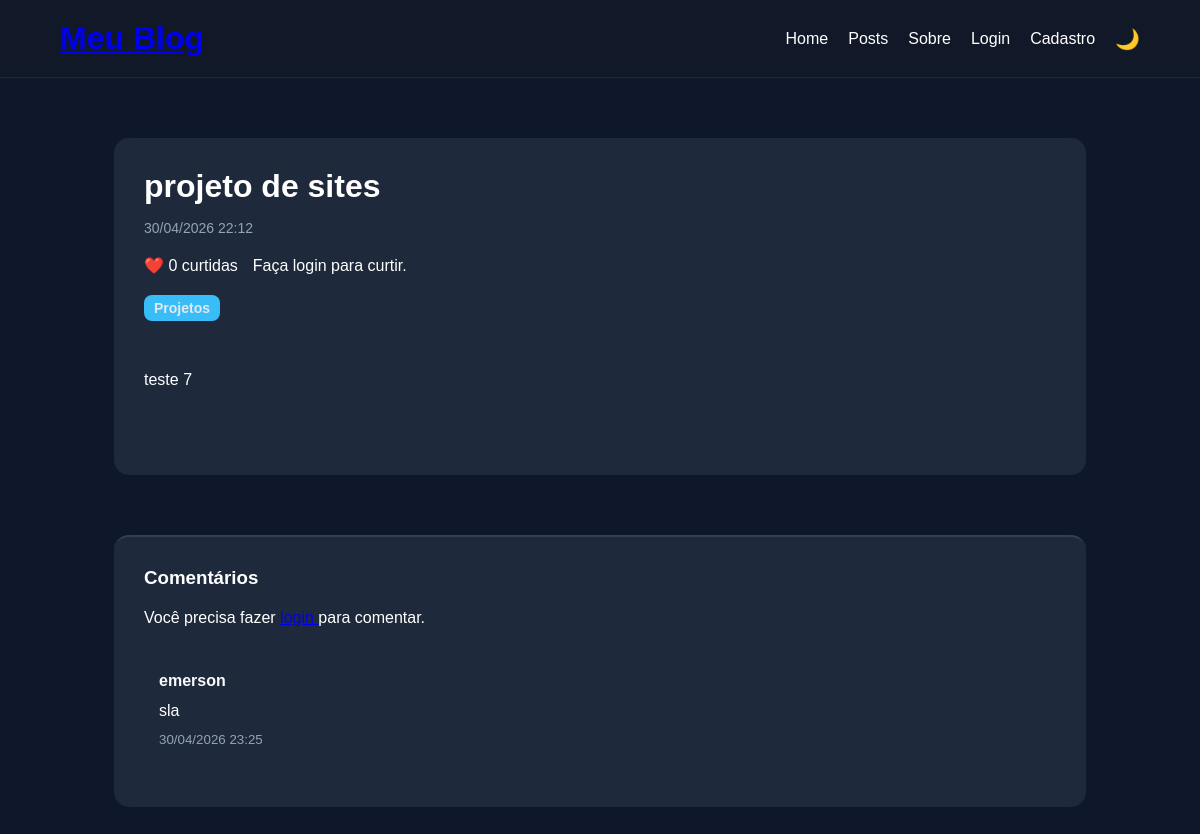
Screenshot of /post/projeto-de-sites/ with the database file from the repository.
### blog/models.py (models this page shows, shortened)
class Post(models.Model):
    titulo = models.CharField(
        max_length=200
    )
    conteudo = models.TextField()
    data_criacao = models.DateTimeField(
        auto_now_add=True
    )
    slug = models.SlugField(
        unique=True
    )
    categoria = models.ForeignKey(
        Categoria,
        on_delete=models.CASCADE,
        null=True,
        blank=True
    )
    likes = models.ManyToManyField(
        User,
        related_name='liked_posts',
        blank=True
    )
    imagem = models.ImageField(
        upload_to='posts/',
        null=True,
        blank=True
    )
    def total_likes(self):
        return self.likes.count()

class Categoria(models.Model):
    nome = models.CharField(
        max_length=100
    )

class Comment(models.Model):
    post = models.ForeignKey(
        Post,
        on_delete=models.CASCADE,
        related_name='comments'
    )
    usuario = models.ForeignKey(
        User,
        on_delete=models.CASCADE
    )
    texto = models.TextField()
    data_criacao = models.DateTimeField(
        auto_now_add=True
    )

### blog/views.py (the view, shortened to what this page needs)
def post_detail(request, slug):
    post = get_object_or_404(
        Post,
        slug=slug
    )
    comments = post.comments.order_by(
        '-data_criacao'
    )
    return render(
        request,
        'post_detail.html',
        {
            'post': post,
            'comments': comments
        }
    )

### blog/templates/post_detail.html (shortened to what this page needs)
{% extends 'base.html' %}
{% block content %}
<div class="container">
    <div class="post-detail">
        <h1>
            {{ post.titulo }}
        </h1>
        <p class="post-date">
            {{ post.data_criacao|date:"d/m/Y H:i" }}
        </p>
        <div class="likes">
            <p>
                ❤️ {{ post.total_likes }} curtidas
            </p>
            {% if user.is_authenticated %}
            <a href="{% url 'like_post' post.slug %}">
                {% if user in post.likes.all %}
                Descurtir
                {% else %}
                Curtir
                {% endif %}
            </a>
            {% else %}
            <p>
                Faça login para curtir.
            </p>
            {% endif %}
        </div>
        <a class="post-category" href="/posts/?categoria={{ post.categoria.nome }}">
            {{ post.categoria.nome }}
        </a>
        <div class="post-content">
            {{ post.conteudo }}
        </div>
    </div>
    <div class="comments-section">
        <h3>
            Comentários
        </h3>
        {% if user.is_authenticated %}
        <form method="POST">
            {% csrf_token %}
            <textarea name="texto" placeholder="Seu comentário" required></textarea>
            <button type="submit">
                Enviar
            </button>
        </form>
        {% else %}
        <p>
            Você precisa fazer
            <a href="/usuarios/login/">
            </a>
            para comentar.
        </p>
        {% endif %}
        <div class="comments">
            {% for comment in comments %}
            <div class="comment">
                <a class="comment-user" href="/usuarios/perfil/{{ comment.usuario.username }}/">
                    {{ comment.usuario.username }}
                </a>
                <p>
                    {{ comment.texto }}
                </p>
                <small>
                    {{ comment.data_criacao|date:"d/m/Y H:i" }}
                </small>
            </div>
            {% empty %}
            <p>
                Nenhum comentário ainda.
            </p>
            {% endfor %}
        </div>
    </div>
</div>
{% endblock %}

### blog/static/css/style.css (style rules this page uses)
* { margin: 0; padding: 0; box-sizing: border-box; }
body { background-color: #0f172a; color: white; font-family: Arial, Helvetica, sans-serif; transition: 0.3s; }
.container { width: 90%; max-width: 1200px; margin: auto; }
.post-date { font-size: 14px; color: #94a3b8; margin-bottom: 10px; }
.post-category { display: inline-block; background-color: #38bdf8; color: #e2e8f0 !important; padding: 5px 10px; border-radius: 8px; text-decoration: none; font-size: 14px; margin-bottom: 15px; font-weight: bold; }
.post-detail h1 { margin-bottom: 15px; }
.post-content { margin-top: 30px; line-height: 1.8; margin-bottom: 50px; }
.comments-section { margin-top: 60px; padding-top: 30px; border-top: 2px solid #334155; }
.comments-section h3 { margin-bottom: 20px; }
.comment { background-color: #1e293b; padding: 15px; border-radius: 10px; margin-bottom: 15px; }
.comment small { display: block; margin-top: 12px; color: #94a3b8; }
.likes { margin: 20px 0; display: flex; gap: 15px; align-items: center; }
.post-detail { background-color: #1e293b; padding: 30px; border-radius: 15px; }
.comments-section { background-color: #1e293b; padding: 30px; border-radius: 15px; }
.comments-section > p { margin-bottom: 30px; }
.comment-user { color: #f8fafc; text-decoration: none; font-weight: bold; display: inline-block; margin-bottom: 12px; transition: 0.3s; }

### rows the page displays
Post: titulo "projeto de sites", data_criacao "30/04/2026 22:12", total_likes "0", categoria.nome "Projetos", conteudo "teste 7"
Comment: usuario.username "emerson", texto "sla", data_criacao "30/04/2026 23:25"
